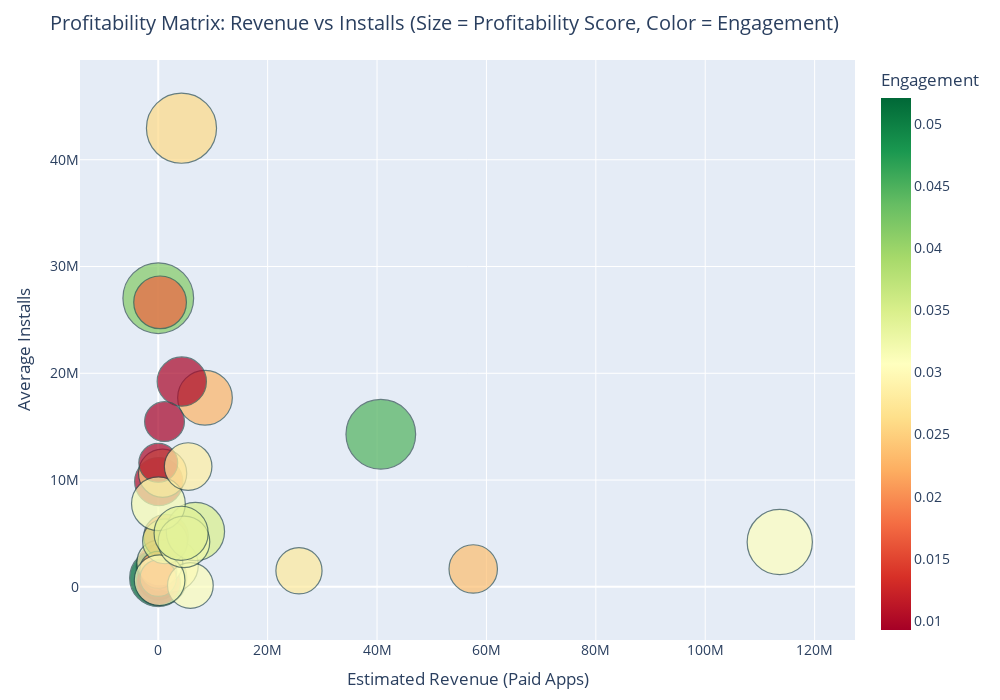

The cell this chart's notebook holds for it:
### Code cell
fig = px.scatter(category_summary,
                 x='Revenue',
                 y='Avg_Installs',
                 size='Profitability_Score',
                 color='Engagement',
                 hover_data=['Category', 'Engagement', 'Rating', 'Profitability_Score'],
                 color_continuous_scale='RdYlGn',
                 title='Profitability Matrix: Revenue vs Installs (Size = Profitability Score, Color = Engagement)',
                 labels={
                     'Revenue': 'Estimated Revenue (Paid Apps)',
                     'Avg_Installs': 'Average Installs'
                 },
                 size_max=50,
                 width=1000,
                 height=700)

fig.update_traces(marker=dict(line=dict(width=1.2, color='DarkSlateGrey')))
fig.update_layout(
    font=dict(size=14),
    margin=dict(l=80, r=40, t=60, b=60),
    coloraxis_colorbar=dict(title='Engagement')
)

fig.show()

### Figure 1 — Plotly figure (JSON) as saved in the notebook; plotly's stock layout.template omitted (floating-point values rounded to 4 significant figures; data arrays with more than 128 entries replaced by an {"elided": "..."} marker saying what was removed)
{"data": [{"customdata": {"elided": "33x4 mixed values"}, "hovertemplate": "Estimated Revenue (Paid Apps)=%{x}<br>Average Installs=%{y}<br>Profitability_Score=%{customdata[3]}<br>Category=%{customdata[0]}<br>Engagement=%{marker.color}<br>Rating=%{customdata[2]}<extra></extra>", "legendgroup": "", "marker": {"color": [0.01242, 0.0219, 0.01468, 0.01004, 0.01402, 0.0521, 0.02589, 0.02571, 0.02928, 0.02513, 0.01007, 0.03076, 0.02781, 0.02988, 0.04478, 0.01868, 0.01988, 0.01729, 0.02349, 0.03522, 0.0311, 0.009763, 0.03065, 0.03493, 0.02263, 0.009602, 0.03182, 0.04153, 0.03224, 0.02832, 0.009263, 0.01719, 0.03405], "coloraxis": "coloraxis", "line": {"color": "DarkSlateGrey", "width": 1.2}, "size": [0.2071, 0.1711, 0.1668, 0.2444, 0.1011, 0.3441, 0.5165, 0.1037, 0.3043, 0.2448, 0.2065, 0.4477, 0.2242, 0.2225, 0.5103, 0.2101, 0.1444, 0.1398, 0.2466, 0.2121, 0.2197, 0.1588, 0.2697, 0.3573, 0.3142, 0.2548, 0.3039, 0.5255, 0.2794, 0.2382, 0.1666, 0.2919, 0.3073], "sizemode": "area", "sizeref": 0.0002102, "symbol": "circle"}, "mode": "markers", "name": "", "orientation": "v", "showlegend": false, "type": "scatter", "x": [31840, 99500, 0, 88900.0, 1048000.0, 0, 4247100, 40699, 2403980, 798000, 0, 113600000.0, 25726644, 284400, 40690000.0, 1420270, 0, 0, 57580000.0, 1240789, 5871056, 6445, 249959, 6795000.0, 8546000.0, 4304000.0, 30150.0, 5940, 4706154, 5463000.0, 1149250, 335290, 4179885], "xaxis": "x", "y": [1904000.0, 727800.0, 640900.0, 9857000.0, 2641000.0, 832100.0, 42950000.0, 1059000.0, 2030000.0, 10640000.0, 354400.0, 4195000.0, 1508000.0, 2252000.0, 14290000.0, 4689000.0, 1591000.0, 810800.0, 1674000.0, 4265000.0, 131600.0, 11610000.0, 622300.0, 5177000.0, 17710000.0, 19230000.0, 7780000.0, 27030000.0, 4217000.0, 11270000.0, 15480000.0, 26640000.0, 5015000.0], "yaxis": "y"}], "layout": {"coloraxis": {"colorbar": {"title": {"text": "Engagement"}}, "colorscale": [[0, "rgb(165,0,38)"], [0.1, "rgb(215,48,39)"], [0.2, "rgb(244,109,67)"], [0.3, "rgb(253,174,97)"], [0.4, "rgb(254,224,139)"], [0.5, "rgb(255,255,191)"], [0.6, "rgb(217,239,139)"], [0.7, "rgb(166,217,106)"], [0.8, "rgb(102,189,99)"], [0.9, "rgb(26,152,80)"], [1, "rgb(0,104,55)"]]}, "font": {"size": 14}, "height": 700, "legend": {"itemsizing": "constant", "tracegroupgap": 0}, "margin": {"b": 60, "l": 80, "r": 40, "t": 60}, "title": {"text": "Profitability Matrix: Revenue vs Installs (Size = Profitability Score, Color = Engagement)"}, "width": 1000, "xaxis": {"anchor": "y", "domain": [0, 1], "title": {"text": "Estimated Revenue (Paid Apps)"}}, "yaxis": {"anchor": "x", "domain": [0, 1], "title": {"text": "Average Installs"}}}}
